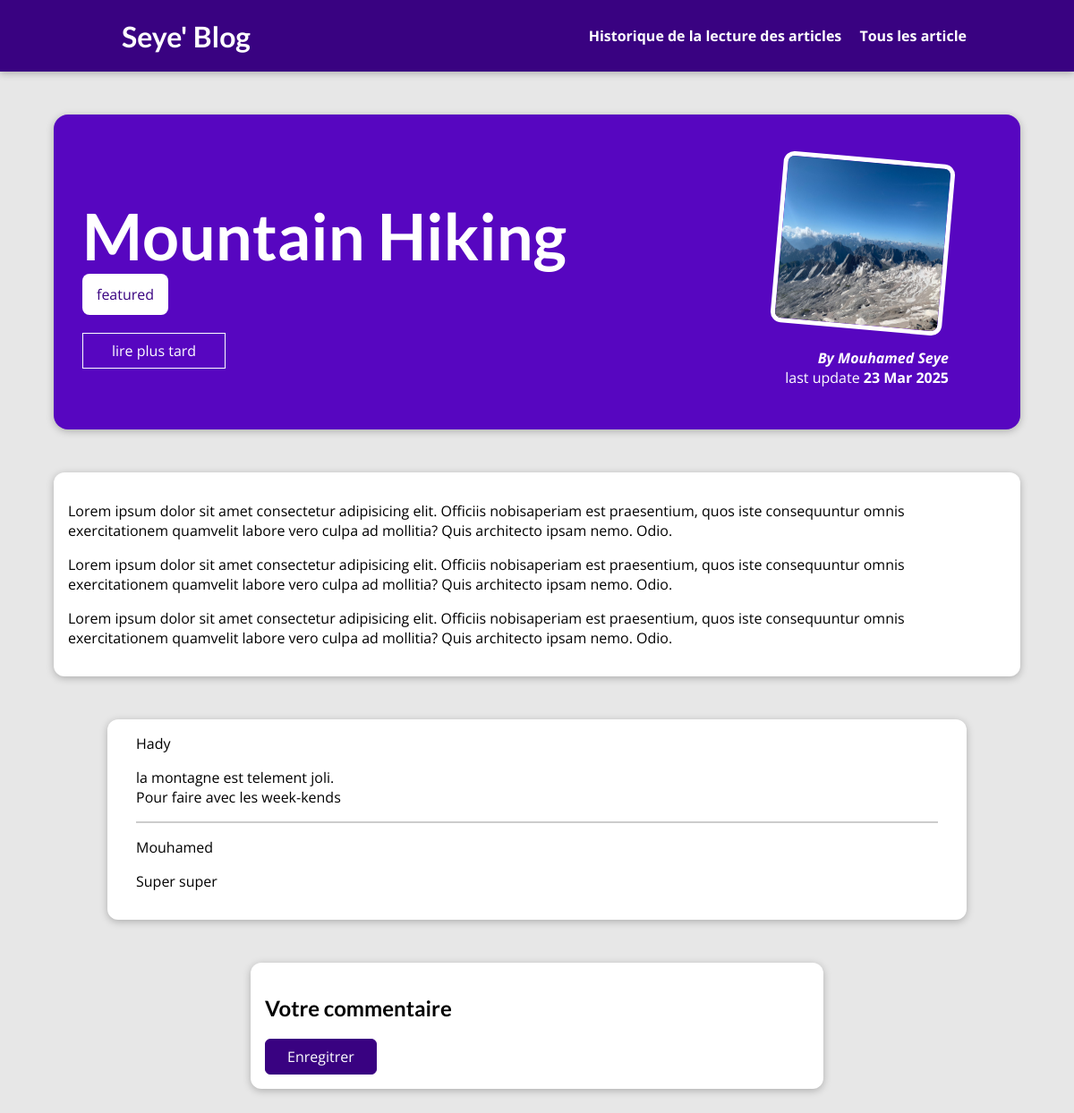
The page /posts/hike-in-the-mountains on the database its author committed.
### blog/models.py (models this page shows, shortened)
class Post(models.Model):
    title= models.CharField(max_length=150)
    excerpt= models.CharField(max_length=200)
    image = models.ImageField(upload_to='posts', null=True)
    date= models.DateField(auto_now=True)
    slug = models.SlugField(unique=True, db_index=True)
    content = models.TextField(validators=[MinLengthValidator])
    author  = models.ForeignKey(Author , on_delete=models.SET_NULL, null=True ,related_name='posts')
    tags = models.ManyToManyField(Tag)

class Tag(models.Model):
    caption = models.CharField(max_length=20)

class Author(models.Model):
    first_name = models.CharField(max_length=100)
    last_name = models.CharField(max_length=100)
    email_adress = models.EmailField()
    def full_name(self):
        return f"{self.first_name} {self.last_name}"
    def __str__(self):
        return self.full_name()

class Comment(models.Model):
    user_name = models.CharField(max_length=120)
    user_email = models.EmailField()
    text = models.TextField(max_length=400)
    post = models.ForeignKey(Post , on_delete=models.CASCADE, related_name= 'comments')

### blog/views.py (the view, shortened to what this page needs)
# urls.py: path("posts/<slug:slug>", views.SinglePostView.as_view(), name="post-detail-page"),
class SinglePostView(DetailView):
    def is_stored_post(self,request,post_id):
        stored_posts = request.session.get("stored_posts")
        if stored_posts is not None:
            is_saved_for_later = post_id in stored_posts
        else:
            is_saved_for_later = False
        return is_saved_for_later
    def get(self , request, slug):
        post = Post.objects.get(slug=slug)
        context = {
            "post"  : post,
            "post_tags" : post.tags.all(),
            "comments": post.comments.all().order_by("-id"),
            "saved_for_later" : self.is_stored_post(request, post.id)
        }
        return render(request, "blog/post-detail.html", context)

### blog/templates/blog/post-detail.html (shortened to what this page needs)
{% extends "base.html" %}
{% load static %}
{% block css_files %}
<link rel="stylesheet" href="{% static "blog/post-detail.css" %}">
{% endblock %}
{%block content %}
<section id="summary">
  <h2>{{ post.title }}</h2>
  <div class="">
    {% for tag in post_tags %}
    <span class="tag">{{ tag.caption }}</span>
    {% endfor %}
  </div>
  <div id="read-later">
    <form action="{% url "read-later" %}" method="POST">
      <button>
        {% if saved_for_later %}
        Supprimer pour la lecture plustard
        {% else %}
        lire plus tard
        {% endif %}
      </button>
    </form>
  </div>
  <article>
    <img
      src="{{ post.image.url }}"
      alt="{{
    post.title }}"
    />
    <address>
      By <a href="mailto:{{post.author.email_adress}}">{{ post.author }}</a>
    </address>
    <div class="">
      last update <time datetime="">{{ post.date|date:"d M Y" }}</time>
    </div>
  </article>
</section>
<main>
  <p>{{ post.content | linebreaks }}</p>
</main>
<section id="comments">
  <ul>
    {% for comment in comments %}
    <li>
      {{ comment.user_name }}
      <p>{{ comment.text | linebreaks}}</p>
    </li>
    {% endfor %}
  </ul>
</section>
<section id="comment-form">
  <h2>Votre commentaire</h2>
  <form action="{% url 'post-detail-page' post.slug %}" method="POST">
    <button type="submit">Enregitrer</button>
  </form>
</section>
{% endblock %}

### static/app.css (style rules this page uses)
* { box-sizing: border-box; }
html { font-family: "Open Sans", "Lato", sans-serif; }
body { margin: 0; }
h1, h2, h3 { font-family: "Lato", sans-serif; font-weight: bold; }

### blog/static/blog/post-detail.css (style rules this page uses)
body { background-color: #e7e7e7; }
#summary { margin: 8rem auto 3rem auto; padding: 2rem; width: 90%; max-width: 90rem; border-radius: 16px; background-color: #5706c0; position: relative; box-shadow: 0 2px 8px rgba(0, 0, 0, 0.25); height: 22rem; }
#summary a { color: white; text-decoration: none; }
#summary h2 { color: white; font-size: 4.5rem; margin-bottom: 0.76rem; }
#summary article { position: absolute; top: 2rem; right: 3rem; padding: 1rem 2rem; border-radius: 12px; text-align: right; color: white; }
#summary article img { width: 12rem; height: 12rem; border-radius: 12px; transform: rotateZ(5deg); border: 5px solid white; margin-bottom: 1rem; }
#summary address { font-weight: bold; }
#summary time { font-weight: bold; }
main { width: 90%; max-width: 90rem; margin: 3rem auto; background-color: white; padding: 1rem; border-radius: 12px; box-shadow: 0 2px 8px rgba(0, 0, 0, 0.25); }
.tag { background-color: white; color: #390281; padding: 0.75rem 1rem; border-radius: 8px; }
#comment-form { margin: 3rem auto; width: 90%; max-width: 40rem; border-radius: 12px; background-color: white; box-shadow: 0 2px 8px rgba(0, 0, 0, 0.25); padding: 1rem; }
#comment-form button { font: inherit; background-color: #390281; color: white; border: 1px solid #390281; padding: 0.5rem 1.5rem; border-radius: 6px; cursor: pointer; }
#comments { margin: 3rem auto; width: 90%; max-width: 60rem; border-radius: 12px; background-color: white; box-shadow: 0 2px 8px rgba(0, 0, 0, 0.25); padding: 1rem 2rem; }
#comments ul { list-style: none; margin: 0; padding: 0; }
#comments li { margin-bottom: 1rem; border-bottom: 2px solid #ccc; }
#comments li:last-of-type { border-bottom: none; }
#read-later { margin: 2rem 0; }
#read-later button { background-color: transparent; border: 1px solid white; padding: 0.5rem 2rem; font: inherit; color: white; cursor: pointer; }

### rows shown on the page
Post: title "Mountain Hiking", image (picture), author "Mouhamed Seye", date "23 Mar 2025", content "Lorem ipsum dolor sit amet consectetur adipisicing elit. Officiis nobisaperiam est praesentium, quos iste consequuntur omnis exercitationem quamvelit labore vero culpa ad mollitia? Quis architecto ipsam nemo. Odio. Lorem ipsum dolor sit amet consectetur adipisicing elit. Officiis nobisaperiam est praesentium, quos iste consequuntur omnis exercitationem quamvelit labore vero culpa ad mollitia? Quis architecto ipsam nemo. Odio. Lorem ipsum dolor sit amet consectetur adipisicing elit. Officiis nobisaperiam est praesentium, quos iste consequuntur omnis exercitationem quamvelit labore vero culpa ad mollitia? Quis architecto ipsam nemo. Odio."
Tag: caption "featured"
Comment: user_name "Hady", text "la montagne est telement joli. Pour faire avec les week-kends"
Comment: user_name "Mouhamed", text "Super super"
